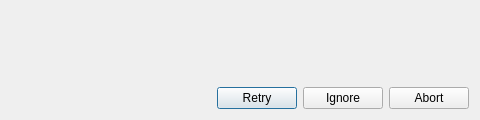
<?xml version="1.0" encoding="UTF-8"?>
<ui version="4.0">
 <class>FileCopyErrorDialog</class>
 <widget class="QDialog" name="FileCopyErrorDialog">
  <property name="geometry">
   <rect>
    <x>0</x>
    <y>0</y>
    <width>480</width>
    <height>120</height>
   </rect>
  </property>
  <property name="windowTitle">
   <string>Dialog</string>
  </property>
  <layout class="QVBoxLayout" name="verticalLayout">
   <item>
    <layout class="QHBoxLayout" name="horizontalLayout">
     <item>
      <widget class="QLabel" name="iconLabel">
       <property name="sizePolicy">
        <sizepolicy hsizetype="Fixed" vsizetype="Preferred">
         <horstretch>0</horstretch>
         <verstretch>0</verstretch>
        </sizepolicy>
       </property>
       <property name="text">
        <string/>
       </property>
      </widget>
     </item>
     <item>
      <widget class="QLabel" name="messageLabel">
       <property name="text">
        <string/>
       </property>
      </widget>
     </item>
    </layout>
   </item>
   <item>
    <widget class="QDialogButtonBox" name="buttonBox">
     <property name="orientation">
      <enum>Qt::Horizontal</enum>
     </property>
     <property name="standardButtons">
      <set>QDialogButtonBox::Abort|QDialogButtonBox::Ignore|QDialogButtonBox::Retry</set>
     </property>
    </widget>
   </item>
  </layout>
 </widget>
 <resources/>
 <connections>
  <connection>
   <sender>buttonBox</sender>
   <signal>accepted()</signal>
   <receiver>FileCopyErrorDialog</receiver>
   <slot>accept()</slot>
   <hints>
    <hint type="sourcelabel">
     <x>248</x>
     <y>254</y>
    </hint>
    <hint type="destinationlabel">
     <x>157</x>
     <y>274</y>
    </hint>
   </hints>
  </connection>
  <connection>
   <sender>buttonBox</sender>
   <signal>rejected()</signal>
   <receiver>FileCopyErrorDialog</receiver>
   <slot>reject()</slot>
   <hints>
    <hint type="sourcelabel">
     <x>316</x>
     <y>260</y>
    </hint>
    <hint type="destinationlabel">
     <x>286</x>
     <y>274</y>
    </hint>
   </hints>
  </connection>
 </connections>
</ui>
